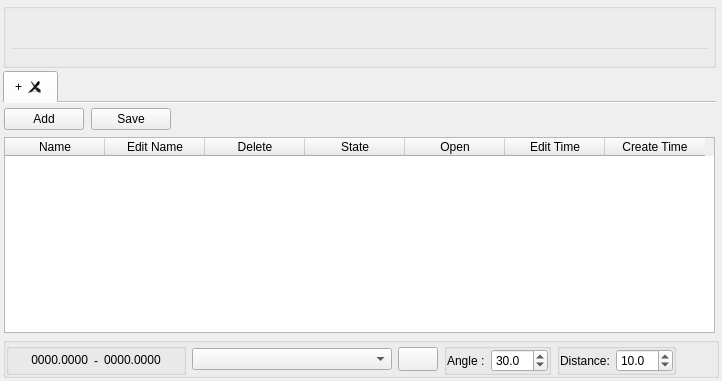
  <widget class="QWidget" name="centralwidget">
   <layout class="QGridLayout" name="gridLayout">
    <property name="leftMargin">
     <number>3</number>
    </property>
    <property name="topMargin">
     <number>3</number>
    </property>
    <property name="rightMargin">
     <number>3</number>
    </property>
    <property name="bottomMargin">
     <number>3</number>
    </property>
    <property name="spacing">
     <number>3</number>
    </property>
    <item row="0" column="1">
     <widget class="QGroupBox" name="gbxCommandLineBox">
      <property name="sizePolicy">
       <sizepolicy hsizetype="Expanding" vsizetype="Maximum">
        <horstretch>0</horstretch>
        <verstretch>0</verstretch>
       </sizepolicy>
      </property>
      <property name="maximumSize">
       <size>
        <width>16777215</width>
        <height>65</height>
       </size>
      </property>
      <property name="title">
       <string/>
      </property>
      <property name="alignment">
       <set>Qt::AlignLeading|Qt::AlignLeft|Qt::AlignVCenter</set>
      </property>
      <layout class="QVBoxLayout" name="verticalLayout_2">
       <property name="spacing">
        <number>2</number>
       </property>
       <property name="leftMargin">
        <number>3</number>
       </property>
       <property name="topMargin">
        <number>3</number>
       </property>
       <property name="rightMargin">
        <number>3</number>
       </property>
       <property name="bottomMargin">
        <number>3</number>
       </property>
       <item>
        <widget class="QListWidget" name="lwCommandText">
         <property name="font">
          <font>
           <family>MS Shell Dlg 2</family>
           <pointsize>8</pointsize>
          </font>
         </property>
         <property name="styleSheet">
          <string notr="true">background:transparent;</string>
         </property>
         <property name="verticalScrollBarPolicy">
          <enum>Qt::ScrollBarAsNeeded</enum>
         </property>
         <property name="horizontalScrollBarPolicy">
          <enum>Qt::ScrollBarAsNeeded</enum>
         </property>
         <property name="tabKeyNavigation">
          <bool>false</bool>
         </property>
         <property name="verticalScrollMode">
          <enum>QAbstractItemView::ScrollPerItem</enum>
         </property>
         <property name="horizontalScrollMode">
          <enum>QAbstractItemView::ScrollPerItem</enum>
         </property>
         <property name="movement">
          <enum>QListView::Static</enum>
         </property>
         <property name="isWrapping" stdset="0">
          <bool>false</bool>
         </property>
         <property name="resizeMode">
          <enum>QListView::Fixed</enum>
         </property>
         <property name="layoutMode">
          <enum>QListView::SinglePass</enum>
         </property>
         <property name="wordWrap">
          <bool>false</bool>
         </property>
         <property name="selectionRectVisible">
          <bool>false</bool>
         </property>
        </widget>
       </item>
       <item>
        <widget class="CommandLine" name="tbxCommandLine">
         <property name="maximumSize">
          <size>
           <width>16777215</width>
           <height>15</height>
          </size>
         </property>
         <property name="focusPolicy">
          <enum>Qt::ClickFocus</enum>
         </property>
         <property name="styleSheet">
          <string notr="true">background:transparent;</string>
         </property>
         <property name="readOnly">
          <bool>false</bool>
         </property>
        </widget>
       </item>
      </layout>
     </widget>
    </item>
    <item row="12" column="1" colspan="2">
     <widget class="QGroupBox" name="gbxValueBox">
      <property name="sizePolicy">
       <sizepolicy hsizetype="Expanding" vsizetype="Fixed">
        <horstretch>0</horstretch>
        <verstretch>0</verstretch>
       </sizepolicy>
      </property>
      <property name="maximumSize">
       <size>
        <width>16777215</width>
        <height>16777215</height>
       </size>
      </property>
      <property name="title">
       <string/>
      </property>
      <layout class="QHBoxLayout" name="horizontalLayout_4">
       <property name="spacing">
        <number>6</number>
       </property>
       <property name="leftMargin">
        <number>0</number>
       </property>
       <property name="topMargin">
        <number>0</number>
       </property>
       <property name="rightMargin">
        <number>0</number>
       </property>
       <property name="bottomMargin">
        <number>0</number>
       </property>
       <item>
        <widget class="QGroupBox" name="gbxCoordinates">
         <property name="sizePolicy">
          <sizepolicy hsizetype="Expanding" vsizetype="Expanding">
           <horstretch>0</horstretch>
           <verstretch>0</verstretch>
          </sizepolicy>
         </property>
         <property name="minimumSize">
          <size>
           <width>180</width>
           <height>0</height>
          </size>
         </property>
         <property name="maximumSize">
          <size>
           <width>180</width>
           <height>16777215</height>
          </size>
         </property>
         <property name="title">
          <string/>
         </property>
         <layout class="QHBoxLayout" name="horizontalLayout">
          <property name="leftMargin">
           <number>3</number>
          </property>
          <property name="topMargin">
           <number>0</number>
          </property>
          <property name="rightMargin">
           <number>3</number>
          </property>
          <property name="bottomMargin">
           <number>0</number>
          </property>
          <item>
           <widget class="QLabel" name="lblXCoordinate">
            <property name="sizePolicy">
             <sizepolicy hsizetype="Preferred" vsizetype="Fixed">
              <horstretch>0</horstretch>
              <verstretch>0</verstretch>
             </sizepolicy>
            </property>
            <property name="text">
             <string>0000.0000</string>
            </property>
            <property name="alignment">
             <set>Qt::AlignRight|Qt::AlignTrailing|Qt::AlignVCenter</set>
            </property>
           </widget>
          </item>
          <item>
           <widget class="QLabel" name="label">
            <property name="sizePolicy">
             <sizepolicy hsizetype="Fixed" vsizetype="Preferred">
              <horstretch>0</horstretch>
              <verstretch>0</verstretch>
             </sizepolicy>
            </property>
            <property name="text">
             <string>-</string>
            </property>
            <property name="alignment">
             <set>Qt::AlignCenter</set>
            </property>
           </widget>
          </item>
          <item>
           <widget class="QLabel" name="lblYcoordinate">
            <property name="sizePolicy">
             <sizepolicy hsizetype="Preferred" vsizetype="Fixed">
              <horstretch>0</horstretch>
              <verstretch>0</verstretch>
             </sizepolicy>
            </property>
            <property name="text">
             <string>0000.0000</string>
            </property>
            <property name="textFormat">
             <enum>Qt::AutoText</enum>
            </property>
           </widget>
          </item>
         </layout>
        </widget>
       </item>
       <item>
        <widget class="QComboBox" name="cbxLayers">
         <property name="sizePolicy">
          <sizepolicy hsizetype="Fixed" vsizetype="Fixed">
           <horstretch>0</horstretch>
           <verstretch>0</verstretch>
          </sizepolicy>
         </property>
         <property name="minimumSize">
          <size>
           <width>200</width>
           <height>0</height>
          </size>
         </property>
         <property name="maximumSize">
          <size>
           <width>200</width>
           <height>16777215</height>
          </size>
         </property>
        </widget>
       </item>
       <item>
        <widget class="QPushButton" name="pbLayerButton">
         <property name="maximumSize">
          <size>
           <width>16777215</width>
           <height>24</height>
          </size>
         </property>
         <property name="text">
          <string/>
         </property>
         <property name="icon">
          <iconset resource="../ImagesSrc.qrc">
           <normaloff>:/Image/Images/Layer.png</normaloff>:/Image/Images/Layer.png</iconset>
         </property>
         <property name="iconSize">
          <size>
           <width>16</width>
           <height>16</height>
          </size>
         </property>
        </widget>
       </item>
       <item>
        <widget class="QGroupBox" name="gbxPainBox">
         <property name="sizePolicy">
          <sizepolicy hsizetype="Fixed" vsizetype="Fixed">
           <horstretch>0</horstretch>
           <verstretch>0</verstretch>
          </sizepolicy>
         </property>
         <property name="title">
          <string/>
         </property>
         <layout class="QHBoxLayout" name="horizontalLayout_2">
          <property name="leftMargin">
           <number>0</number>
          </property>
          <property name="topMargin">
           <number>0</number>
          </property>
          <property name="rightMargin">
           <number>0</number>
          </property>
          <property name="bottomMargin">
           <number>0</number>
          </property>
          <item>
           <widget class="QLabel" name="lblPainText">
            <property name="sizePolicy">
             <sizepolicy hsizetype="Fixed" vsizetype="Preferred">
              <horstretch>0</horstretch>
              <verstretch>0</verstretch>
             </sizepolicy>
            </property>
            <property name="text">
             <string>Angle :</string>
            </property>
           </widget>
          </item>
          <item>
           <widget class="QDoubleSpinBox" name="dsbCatchPainDegree">
            <property name="sizePolicy">
             <sizepolicy hsizetype="Fixed" vsizetype="Fixed">
              <horstretch>100</horstretch>
              <verstretch>0</verstretch>
             </sizepolicy>
            </property>
            <property name="maximumSize">
             <size>
              <width>100</width>
              <height>16777215</height>
             </size>
            </property>
            <property name="showGroupSeparator" stdset="0">
             <bool>false</bool>
            </property>
            <property name="decimals">
             <number>1</number>
            </property>
            <property name="maximum">
             <double>360.000000000000000</double>
            </property>
            <property name="value">
             <double>30.000000000000000</double>
            </property>
           </widget>
          </item>
         </layout>
        </widget>
       </item>
       <item>
        <widget class="QGroupBox" name="gbxGridDistance">
         <property name="sizePolicy">
          <sizepolicy hsizetype="Fixed" vsizetype="Fixed">
           <horstretch>0</horstretch>
           <verstretch>0</verstretch>
          </sizepolicy>
         </property>
         <property name="title">
          <string/>
         </property>
         <layout class="QHBoxLayout" name="horizontalLayout_5">
          <property name="leftMargin">
           <number>0</number>
          </property>
          <property name="topMargin">
           <number>0</number>
          </property>
          <property name="rightMargin">
           <number>0</number>
          </property>
          <property name="bottomMargin">
           <number>0</number>
          </property>
          <item>
           <widget class="QLabel" name="lblGridDistance">
            <property name="sizePolicy">
             <sizepolicy hsizetype="Fixed" vsizetype="Preferred">
              <horstretch>0</horstretch>
              <verstretch>0</verstretch>
             </sizepolicy>
            </property>
            <property name="text">
             <string>Distance:</string>
            </property>
           </widget>
          </item>
          <item>
           <widget class="QDoubleSpinBox" name="dsbGridDistance">
            <property name="sizePolicy">
             <sizepolicy hsizetype="Fixed" vsizetype="Fixed">
              <horstretch>100</horstretch>
              <verstretch>0</verstretch>
             </sizepolicy>
            </property>
            <property name="maximumSize">
             <size>
              <width>100</width>
              <height>16777215</height>
             </size>
            </property>
            <property name="showGroupSeparator" stdset="0">
             <bool>false</bool>
            </property>
            <property name="decimals">
             <number>1</number>
            </property>
            <property name="maximum">
             <double>360.000000000000000</double>
            </property>
            <property name="value">
             <double>10.000000000000000</double>
            </property>
           </widget>
          </item>
         </layout>
        </widget>
       </item>
       <item>
        <spacer name="horizontalSpacer">
         <property name="orientation">
          <enum>Qt::Horizontal</enum>
         </property>
         <property name="sizeHint" stdset="0">
          <size>
           <width>40</width>
           <height>20</height>
          </size>
         </property>
        </spacer>
       </item>
      </layout>
     </widget>
    </item>
    <item row="1" column="1">
     <widget class="QTabWidget" name="twDrawTabs">
      <property name="sizePolicy">
       <sizepolicy hsizetype="Expanding" vsizetype="Expanding">
        <horstretch>0</horstretch>
        <verstretch>0</verstretch>
       </sizepolicy>
      </property>
      <property name="currentIndex">
       <number>0</number>
      </property>
      <property name="documentMode">
       <bool>true</bool>
      </property>
      <property name="tabsClosable">
       <bool>true</bool>
      </property>
      <property name="movable">
       <bool>true</bool>
      </property>
      <widget class="QWidget" name="tab">
       <attribute name="title">
        <string>+</string>
       </attribute>
       <layout class="QVBoxLayout" name="verticalLayout_4">
        <property name="spacing">
         <number>7</number>
        </property>
        <property name="leftMargin">
         <number>1</number>
        </property>
        <property name="topMargin">
         <number>5</number>
        </property>
        <property name="rightMargin">
         <number>1</number>
        </property>
        <property name="bottomMargin">
         <number>1</number>
        </property>
        <item>
         <layout class="QVBoxLayout" name="verticalLayout">
          <item>
           <layout class="QHBoxLayout" name="horizontalLayout_3">
            <item>
             <widget class="QPushButton" name="btnAddDraw">
              <property name="maximumSize">
               <size>
                <width>100</width>
                <height>16777215</height>
               </size>
              </property>
              <property name="text">
               <string>Add</string>
              </property>
             </widget>
            </item>
            <item>
             <widget class="QPushButton" name="btnSaveDraw">
              <property name="maximumSize">
               <size>
                <width>100</width>
                <height>16777215</height>
               </size>
              </property>
              <property name="text">
               <string>Save</string>
              </property>
             </widget>
            </item>
            <item>
             <spacer name="horizontalSpacer_2">
              <property name="orientation">
               <enum>Qt::Horizontal</enum>
              </property>
              <property name="sizeHint" stdset="0">
               <size>
                <width>40</width>
                <height>20</height>
               </size>
              </property>
             </spacer>
            </item>
           </layout>
          </item>
          <item>
           <widget class="QTableWidget" name="twDrawBoxes">
            <property name="frameShadow">
             <enum>QFrame::Sunken</enum>
            </property>
            <column>
             <property name="text">
              <string>Name</string>
             </property>
            </column>
            <column>
             <property name="text">
              <string>Edit Name</string>
             </property>
            </column>
            <column>
             <property name="text">
              <string>Delete</string>
             </property>
            </column>
            <column>
             <property name="text">
              <string>State</string>
             </property>
            </column>
            <column>
             <property name="text">
              <string>Open</string>
             </property>
            </column>
            <column>
             <property name="text">
              <string>Edit Time</string>
             </property>
            </column>
            <column>
             <property name="text">
              <string>Create Time</string>
             </property>
            </column>
           </widget>
          </item>
         </layout>
        </item>
       </layout>
      </widget>
     </widget>
    </item>
   </layout>
  </widget>
